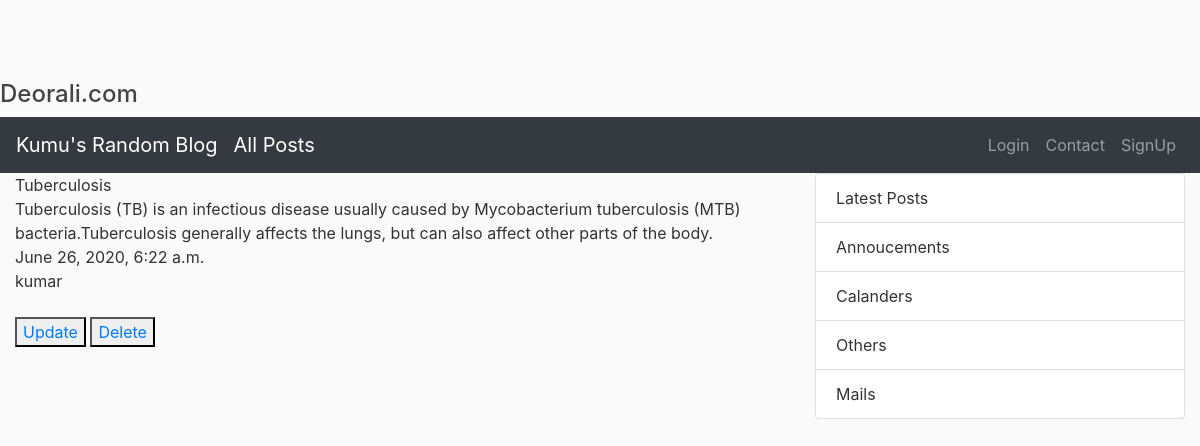
The page /postdetail/3/ on the database its author committed.
### blogs/models.py (models this page shows, shortened)
class Post(models.Model):
	title=models.CharField(max_length=100)
	content=models.TextField()
	date_post=models.DateTimeField(default=timezone.now)
	author=models.ForeignKey(User, on_delete=models.CASCADE)

### blogs/views.py (the view)
# urls.py: path('postdetail/<int:pk>/',PostDetailView.as_view(),name='postsdetail'),
class PostDetailView(DetailView):
	model=Post
	template_name='blogs/post_detail.html'
	context_object_name='o'

### blogs/templates/blogs/post_detail.html (shortened to what this page needs)
{% extends "blogs/base.html" %}
{% block content %}
  {{o.title}}<br>
  {{o.content}}<br>
  {{o.date_post}}<br>
  {{o.author}}<br><br>
<button><a href="{% url 'postupdate' o.id %}">Update</a></button>
<button><a href="{% url 'postdelete' o.id %}">Delete</a></button>
{% endblock %}

### blogs/templates/blogs/base.html (style rules this page uses)
body { background: #fafafa; color: #333333; margin-top: 5rem; }

### rows shown on the page
Post: title "Tuberculosis", content "Tuberculosis (TB) is an infectious disease usually caused by Mycobacterium tuberculosis (MTB) bacteria.Tuberculosis generally affects the lungs, but can also affect other parts of the body.", date_post "June 26, 2020, 6:22 a.m.", author "kumar"
